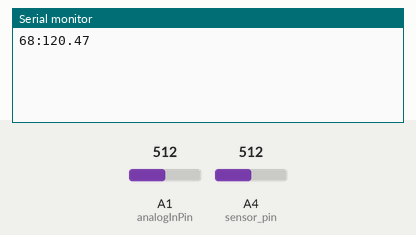
The sketch below on a simulated Arduino Uno, built with avr-gcc and run on an emulated ATmega328P. Parts: the last lines printed to the serial monitor. The test bench sets the inputs (shaded band); at power-on: A1 (analogInPin) = 512, A4 (sensor_pin) = 512.

Above: at 1.7 s.
1.8 s: A1 (analogInPin) set to 415
At 11.0 s:
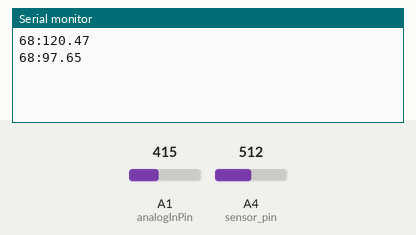
11.8 s: A4 (sensor_pin) set to 415
At 21.0 s:
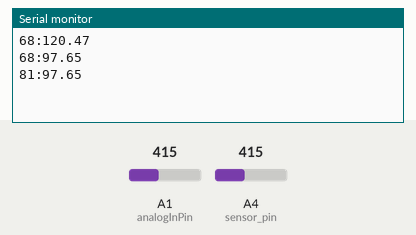
21.8 s: A1 (analogInPin) set to 435
At 31.1 s:
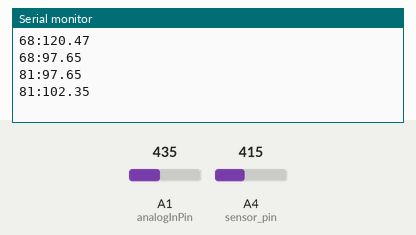
31.8 s: A4 (sensor_pin) set to 435
At 41.1 s:
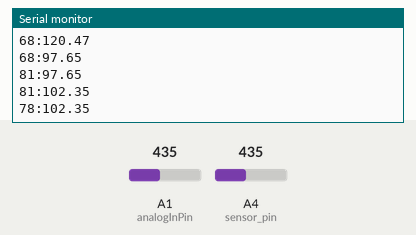
Timing chart, 0 to 42.6 s (numbered marks = the images above; inputs shaded):
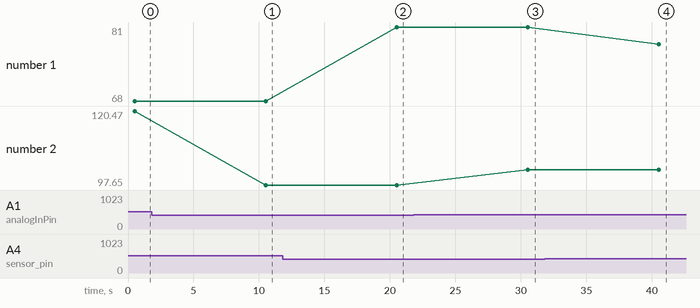

Measured:
- after the input at 1.8 s, the serial monitor: prints a new line after 8.7 s (image 1)
- after the input at 11.8 s, the serial monitor: prints a new line after 8.7 s (image 2)
- after the input at 21.8 s, the serial monitor: prints a new line after 8.7 s (image 3)
- after the input at 31.8 s, the serial monitor: prints a new line after 8.7 s (image 4)
- plotted number 1: 68 → 81 after the input at 11.8 s, 81 → 78 after the input at 31.8 s
- plotted number 2: 120.47 → 97.65 after the input at 1.8 s, 97.65 → 102.35 after the input at 21.8 s

The sketch:

moisture_rainsensor.ino
```cpp
int sensor_pin = A4;

const int analogInPin = A1;

// connect 5v to vcc
//connect gnd to gnd
// connect A4 to AO

int output_value ;
//declaring raw sensor values
int dry_value = 1023;
int wet_value = 275;
//converting to percent values
int friendlyDryValue = 0;
int friendlyWetValue = 100;

double maxValueRain = 425;
int minValueRain = 0;
int sensorValue = 0;
double calc;


void setup() {

   Serial.begin(9600);

   //Serial.println("Reading From the Sensor ...");

   delay(500);

   }

void loop() {

   int rawValue= analogRead(sensor_pin);// loop reads sensor value
    //Serial.println(" Refreshing  soil sensor ");
    //Serial.print("Raw value of soil sensor : ");
    //Serial.print(rawValue);
    //Serial.print(" | ");

    int friendlyValue = map(rawValue, dry_value, wet_value, friendlyDryValue, friendlyWetValue);// maps raw to percent value

    //Serial.print("Friendly: ");
    Serial.print(friendlyValue);//prints precent value
    Serial.print(":");
    //set delay of 10 seconds


    //Serial.println("refreshing rain sensor");
    //Serial.print(" rain sensor = Sensor = " );

    sensorValue = analogRead(analogInPin);
    calc = ((sensorValue/maxValueRain)) * 100;

    Serial.println(calc);
    //Serial.println("Raw value of rain sensor");
   // Serial.println(sensorValue);
   // Serial.println("% of rain sensor");
    delay(10000);


   //output_value = map(output_value,550,0,0,100);


   }
```
